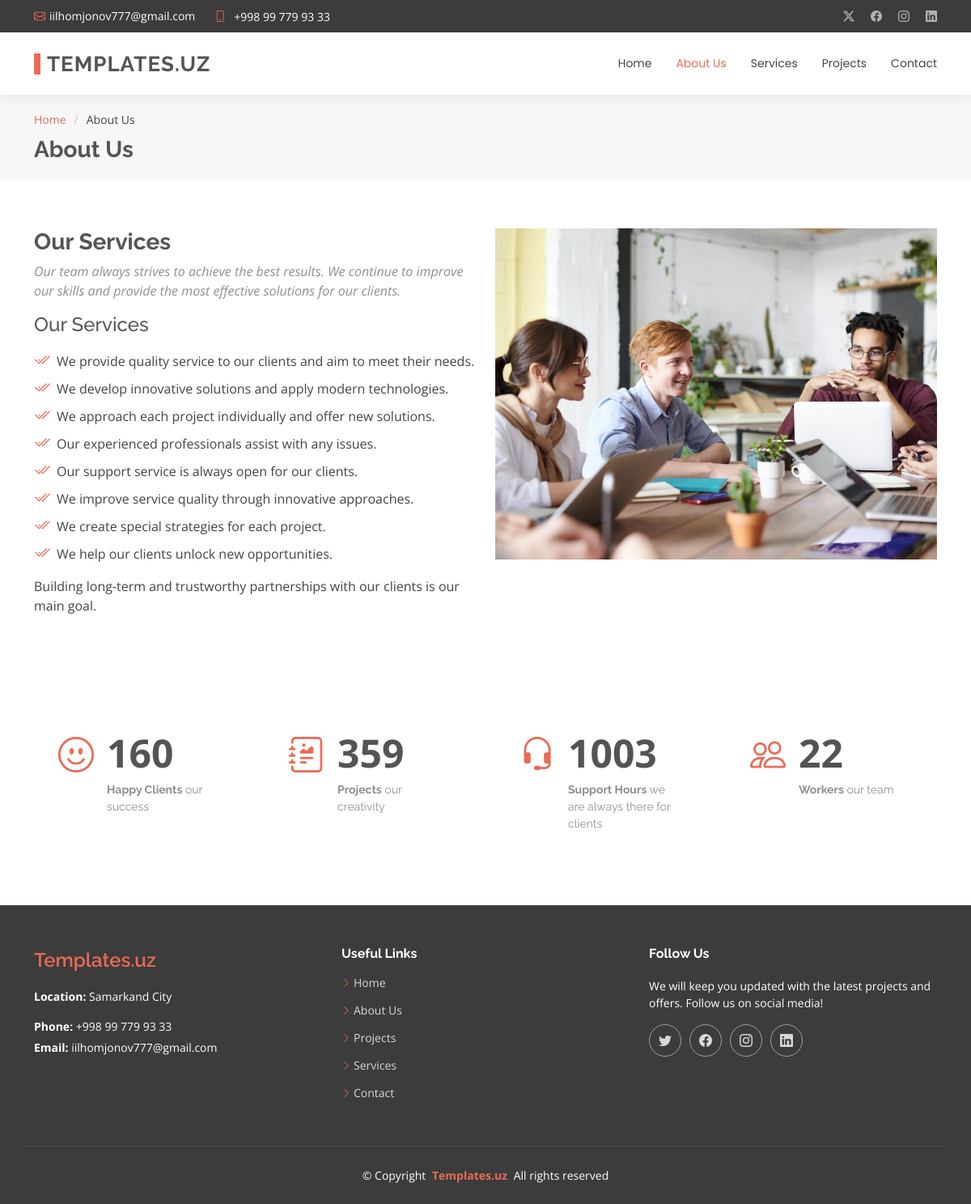
Page /about.php on the committed database.
### tables this page shows
CREATE TABLE contact_box (
    id INT AUTO_INCREMENT PRIMARY KEY,
    title VARCHAR(255),
    value VARCHAR(255),
    icon VARCHAR(255)
);

CREATE TABLE about (
    id INT AUTO_INCREMENT PRIMARY KEY,
    title VARCHAR(255) NOT NULL,
    p1 TEXT NOT NULL,
    p2 TEXT NOT NULL,
    image VARCHAR(255)
);

CREATE TABLE statistics (
    id INT AUTO_INCREMENT PRIMARY KEY,
    icon VARCHAR(50),
    count INT,
    title VARCHAR(100),
    description VARCHAR(255)
);

### config.php (called while the page is built, shortened)
<?php
class Database
{
    private $conn;
    public function __construct()
    {
        $this->conn = new mysqli(DB_SERVER, DB_USERNAME, DB_PASSWORD, DB_NAME);
    }
    public function executeQuery($sql, $params = [], $types = "")
    {
        $result = $this->conn->prepare($sql);
        if (!$result->execute()) {
            return "Execution error: " . $result->error;
        }
        return $result;
    }
    public function select($table, $columns = "*", $condition = "", $params = [], $types = "")
    {
        $sql = "SELECT $columns FROM $table" . ($condition ? " WHERE $condition" : "");
        $result = $this->executeQuery($sql, $params, $types);
        return $result->get_result()->fetch_all(MYSQLI_ASSOC);
    }
}

### about.php (the view, shortened to what this page needs)
<?php
include 'config.php';
$query = new Database();
$aboutData = $query->select('about');
$serviceItems  = $query->select('about_ul_items');
$statistics = $query->select('statistics');
$aboutItems = [];
foreach ($aboutData as $about) {
  $aboutItems[$about['id']] = [
    'title' => $about['title'],
    'p1' => $about['p1'],
    'p2' => $about['p2'],
    'image' => $about['image'],
    'list_items' => []
  ];
}
foreach ($serviceItems as $item) {
  $aboutItems[$item['about_id']]['list_items'][] = $item['list_item'];
}
?>
<!DOCTYPE html>
<html lang="en">
<head>
  <link href="assets/vendor/bootstrap/css/bootstrap.min.css" rel="stylesheet">
  <link href="assets/vendor/bootstrap-icons/bootstrap-icons.css" rel="stylesheet">
  <link href="assets/vendor/aos/aos.css" rel="stylesheet">
  <link href="assets/vendor/swiper/swiper-bundle.min.css" rel="stylesheet">
  <link href="assets/vendor/glightbox/css/glightbox.min.css" rel="stylesheet">
  <link href="assets/css/main.css" rel="stylesheet">
</head>
<body class="about-page">
  <?php include 'includes/header.php' ?>
  <main class="main">
    <div class="page-title" data-aos="fade">
      <div class="container">
        <nav class="breadcrumbs">
          <ol>
            <li><a href="./">Home</a></li>
            <li class="current">About Us</li>
          </ol>
        </nav>
        <h1>About Us</h1>
      </div>
    </div>
    <section id="about" class="section about">
      <div class="container" data-aos="fade-up" data-aos-delay="100">
        <div class="row gy-4">
          <?php foreach ($aboutItems as $about): ?>
            <div class="col-lg-6 order-1 order-lg-2">
              <?php if (!empty($about['image'])): ?>
                <img src="<?= htmlspecialchars($about['image']) ?>" class="img-fluid" alt="About Us">
              <?php endif; ?>
            </div>
            <div class="col-lg-6 order-2 order-lg-1 content">
              <h3><?= htmlspecialchars($about['title']) ?></h3>
              <p class="fst-italic"><?= htmlspecialchars($about['p1']) ?></p>
              <h4><?= htmlspecialchars($about['title']) ?></h4>
              <ul>
                <?php foreach ($about['list_items'] as $item): ?>
                  <li><i class="bi bi-check2-all"></i> <?= htmlspecialchars($item) ?></li>
                <?php endforeach; ?>
              </ul>
              <p><?= htmlspecialchars($about['p2']) ?></p>
            </div>
          <?php endforeach; ?>
        </div>
      </div>
    </section>
    <section id="stats" class="stats section">
      <div class="container" data-aos="fade-up" data-aos-delay="100">
        <div class="row gy-4">
          <?php foreach ($statistics as $stat) : ?>
            <div class="col-lg-3 col-md-6">
              <div class="stats-item">
                <i class="<?= $stat['icon'] ?>"></i>
                <span data-purecounter-start="0" data-purecounter-end="<?= $stat['count'] ?>" data-purecounter-duration="1" class="purecounter"></span>
                <p><strong><?= $stat['title'] ?></strong> <span><?= $stat['description'] ?></span></p>
              </div>
            </div>
          <?php endforeach; ?>
        </div>
      </div>
  </main>
  <?php include 'includes/footer.php' ?>
</body>
</html>

### includes/header.php (shortened to what this page needs)
<?php $contact_boxData = $query->select('contact_box'); ?>
<?php $contactData = $query->select('contact'); ?>
<header id="header" class="header sticky-top">
    <div class="topbar d-flex align-items-center dark-background">
        <div class="container d-flex justify-content-center justify-content-md-between">
            <div class="contact-info d-flex align-items-center">
                <i class="bi bi-envelope d-flex align-items-center">
                    <a href="mailto:<?php echo  $contact_boxData[2]['value']; ?>">
                        <?php echo  $contact_boxData[2]['value']; ?>
                    </a>
                </i>
                <i class="bi bi-phone d-flex align-items-center ms-4">
                    <span>
                        <a href="tel:<?php echo trim($contact_boxData[2]['value']); ?>">
                            <?php echo $contact_boxData[1]['value']; ?>
                        </a>
                    </span>
                </i>
            </div>
            <div class="social-links d-none d-md-flex align-items-center">
                <a href="https://twitter.com/<?php echo  $contactData[0]['twitter']; ?>" class="twitter"><i class="bi bi-twitter-x"></i></a>
                <a href="https://facebook.com/<?php echo  $contactData[0]['facebook']; ?>" class="facebook"><i class="bi bi-facebook"></i></a>
                <a href="https://instagram.com/<?php echo  $contactData[0]['instagram']; ?>" class="instagram"><i class="bi bi-instagram"></i></a>
                <a href="https://linkedin.com/in/<?php echo  $contactData[0]['linkedin']; ?>" class="linkedin"><i class="bi bi-linkedin"></i></a>
            </div>
        </div>
    </div>
    <div class="branding">
        <div class="container position-relative d-flex align-items-center justify-content-between">
            <a href="./" class="logo d-flex align-items-center">
                <h1 class="sitename">Templates.uz<br></h1>
            </a>
            <?php $current_page = basename($_SERVER['PHP_SELF']); ?>
            <nav id="navmenu" class="navmenu">
                <ul>
                    <li><a href="./" class="<?= ($current_page == 'index.php') ? 'active' : ''; ?>">Home</a></li>
                    <li><a href="about.php" class="<?= ($current_page == 'about.php') ? 'active' : ''; ?>">About Us</a></li>
                    <li><a href="services.php" class="<?= ($current_page == 'services.php') ? 'active' : ''; ?>">Services</a></li>
                    <li><a href="projects.php" class="<?= ($current_page == 'projects.php') ? 'active' : ''; ?>">Projects</a></li>
                    <li><a href="contact.php" class="<?= ($current_page == 'contact.php') ? 'active' : ''; ?>">Contact</a></li>
                </ul>
            </nav>
        </div>
    </div>
</header>

### includes/footer.php (shortened to what this page needs)
<footer id="footer" class="footer position-relative dark-background">
    <div class="container footer-top">
        <div class="row gy-4">
            <div class="col-lg-4 col-md-6 col-sm-12 footer-about mb-4">
                <a href="./" class="d-flex align-items-center">
                    <span class="sitename">Templates.uz</span>
                </a>
                <div class="footer-contact pt-3">
                    <p><strong>Location:</strong> <?php echo  $contact_boxData[0]['value']; ?></p>
                    <p class="mt-3"><strong>Phone:</strong> <span onclick="window.location.href='tel:<?php echo trim($contact_boxData[2]['value']); ?>'"><?php echo $contact_boxData[1]['value']; ?></span></p>
                    <p><strong>Email:</strong> <span onclick="window.location.href='mailto:<?php echo $contact_boxData[2]['value']; ?>'"><?php echo  $contact_boxData[2]['value']; ?></span></p>
                </div>
            </div>
            <div class="col-lg-4 col-md-6 col-sm-12 footer-links mb-4">
                <h4>Useful Links</h4>
                <ul>
                    <li><i class="bi bi-chevron-right"></i> <a href="./">Home</a></li>
                    <li><i class="bi bi-chevron-right"></i> <a href="about.php">About Us</a></li>
                    <li><i class="bi bi-chevron-right"></i> <a href="projects.php">Projects</a></li>
                    <li><i class="bi bi-chevron-right"></i> <a href="services.php">Services</a></li>
                    <li><i class="bi bi-chevron-right"></i> <a href="contact.php">Contact</a></li>
                </ul>
            </div>
            <div class="col-lg-4 col-md-12 footer-follow mb-4">
                <h4>Follow Us</h4>
                <p>We will keep you updated with the latest projects and offers. Follow us on social media!</p>
                <div class="social-links d-flex">
                    <a href="https://twitter.com/<?php echo  $contactData[0]['twitter']; ?>" target="_blank"><i class="bi bi-twitter"></i></a>
                    <a href="https://facebook.com/<?php echo  $contactData[0]['facebook']; ?>" target="_blank"><i class="bi bi-facebook"></i></a>
                    <a href="https://instagram.com/<?php echo  $contactData[0]['instagram']; ?>" target="_blank"><i class="bi bi-instagram"></i></a>
                    <a href="https://linkedin.com/in/<?php echo  $contactData[0]['linkedin']; ?>" target="_blank"><i class="bi bi-linkedin"></i></a>
                </div>
            </div>
        </div>
    </div>
    <div class="container copyright text-center mt-4">
        <p>© <span>Copyright</span> <strong class="px-1 sitename"><a href="https://templates.uz/">Templates.uz</a> </strong> <span>All rights reserved</span></p>
    </div>
</footer>

### includes/footer.php (style rules this page uses)
footer .sitename { color: var(--accent-color); }

### rows in the picture
contact_box: value "iilhomjonov777@gmail.com"
contact_box: value "+998 99 779 93 33"
about: image (picture), title "Our Services", p1 "Our team always strives to achieve the best results. We continue to improve our skills and provide the most effective solutions for our clients.", item "We provide quality service to our clients and aim to meet their needs.", item "We develop innovative solutions and apply modern technologies.", item "We approach each project individually and offer new solutions.", item "Our experienced professionals assist with any issues.", item "Our support service is always open for our clients.", item "We improve service quality through innovative approaches.", item "We create special strategies for each project.", item "We help our clients unlock new opportunities.", p2 "Building long-term and trustworthy partnerships with our clients is our main goal."
statistics: title "Happy Clients", description "our success"
statistics: title "Projects", description "our creativity"
statistics: title "Support Hours", description "we are always there for clients"
statistics: title "Workers", description "our team"
contact_box: value "Samarkand City"
